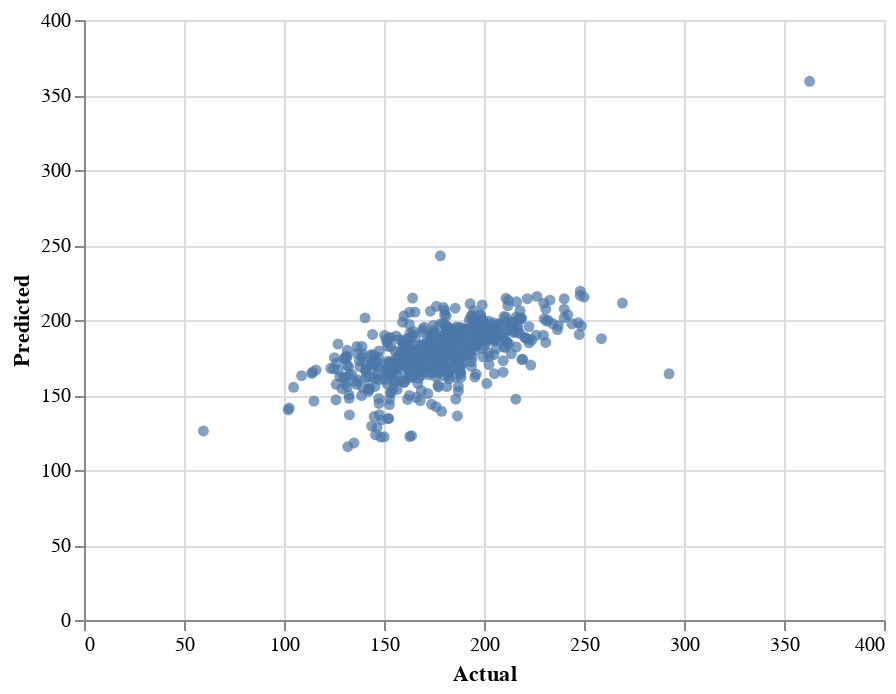

The code cell stored with this chart in its notebook:
### Code cell
# Make predictions using the testing data
X_test = test_data[features].values
y_test = test_data[target].values
y_pred_test = reg.predict(X_test)

# Calculate the mean squared error and root mean squared error for the testing data
mse_test = mean_squared_error(y_test, y_pred_test)
rmse_test = np.sqrt(mse_test)

print("Mean squared error (MSE) on testing data: {:.2f}".format(mse_test))
print("Root mean squared error (RMSE) on testing data: {:.2f}".format(rmse_test))

# Plot the predicted values against the actual values for the testing data
df_test = pd.DataFrame({'Actual': y_test, 'Predicted': y_pred_test})
chart_test = alt.Chart(df_test).mark_circle().encode(
    x='Actual',
    y='Predicted',
    tooltip=['Actual', 'Predicted']
).interactive()
chart_test

### Figure 1 — Vega-Lite specification as saved in the notebook (floating-point values rounded to 4 significant figures; data arrays with more than 128 entries replaced by an {"elided": "..."} marker saying what was removed)
{"config": {"view": {"continuousWidth": 400, "continuousHeight": 300}}, "data": {"name": "data-6a61cd076e49a7738bdf7cc927617af1"}, "mark": "circle", "encoding": {"tooltip": [{"field": "Actual", "type": "quantitative"}, {"field": "Predicted", "type": "quantitative"}], "x": {"field": "Actual", "type": "quantitative"}, "y": {"field": "Predicted", "type": "quantitative"}}, "selection": {"selector002": {"type": "interval", "bind": "scales", "encodings": ["x", "y"]}}, "$schema": "https://vega.github.io/schema/vega-lite/v4.17.0.json", "datasets": {"data-6a61cd076e49a7738bdf7cc927617af1": {"elided": "609 records"}}}
